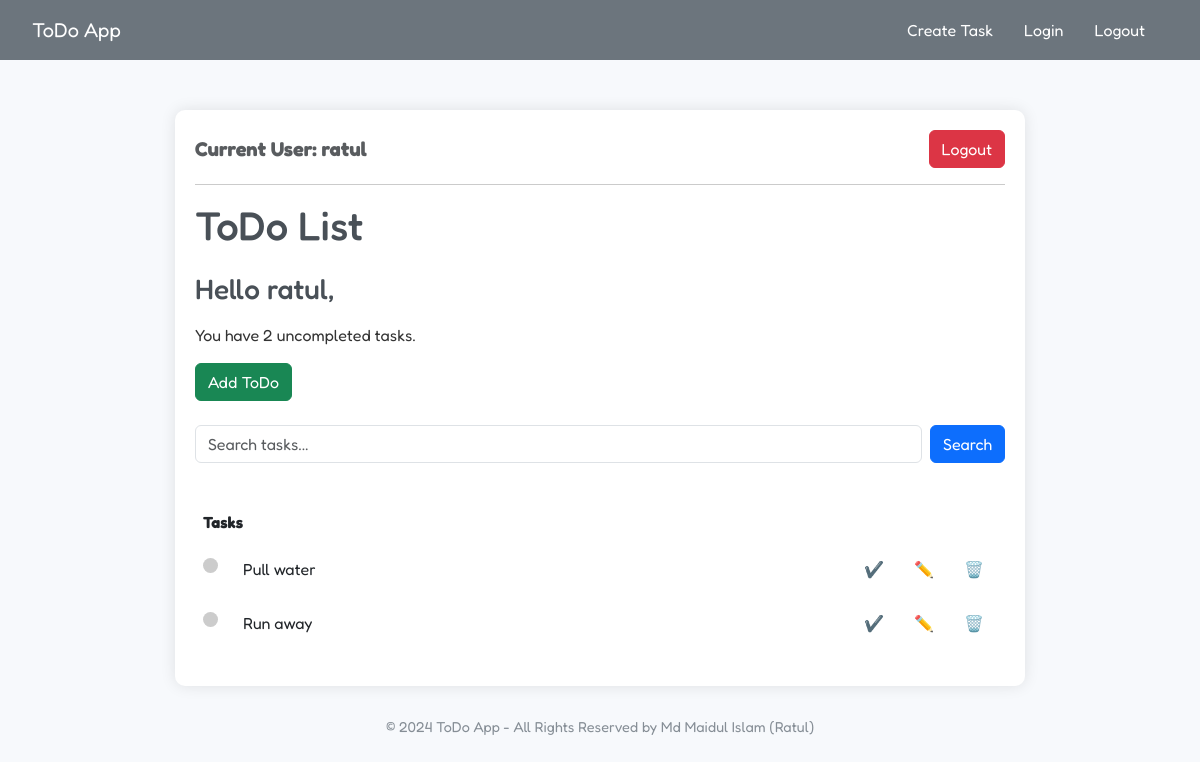
Screenshot of / (signed in) with the database file from the repository.
### base/models.py (models this page shows, shortened)
class Task(models.Model):
    user = models.ForeignKey(User, on_delete=models.CASCADE, null=True, blank=True)
    title = models.CharField(max_length=200)
    description = models.TextField(null=True, blank=True)
    complete = models.BooleanField(default=False)
    create = models.DateTimeField(auto_now_add=True)
    class Meta:
        ordering = ['complete']

### base/views.py (the view)
# urls.py: path("", TaskList.as_view(), name="tasklist"),
class TaskList(LoginRequiredMixin, ListView):
    model = Task
    context_object_name = 'tasklist'
    template_name = 'base/task_list.html'
    def get_context_data(self, **kwargs):
        context = super().get_context_data(**kwargs)
        context['tasklist'] = context['tasklist'].filter(user=self.request.user)
        context['count'] = context['tasklist'].filter(complete=False).count()
        search_input = self.request.GET.get('search-area') or ''
        if search_input:
            context['tasklist'] = context['tasklist'].filter(title__startswith=search_input)
        context['search_input'] = search_input
        return context

### base/templates/base/task_list.html (shortened to what this page needs)
{% extends 'base/main.html' %}
{% block content %}
    <div>
        {% if request.user.is_authenticated %}
            <div class="d-flex justify-content-between align-items-center mb-3">
                <p class="fw-bold fs-5 text-muted mb-0">Current User: {{ request.user }}</p>
                <form method="POST" action="{% url 'logout' %}" class="d-inline">
                    <button type="submit" class="btn btn-danger">Logout</button>
                </form>
            </div>
        {% else %}
            <a href="{% url 'login' %}" class="btn btn-primary">Login</a>
        {% endif %}
        <hr>
        <h1 class="mb-4">ToDo List</h1>
        <h3>Hello {{ request.user.username }},</h3>
        <p class="mt-3">You have {{ count }} uncompleted task{% if incomplete_tasks_count != 1 %}s{% endif %}.</p>
        <h3><a href="{% url 'taskcreate' %}" class="btn btn-success mb-3">Add ToDo</a></h3>
        <form method="GET" class="d-flex mb-4">
            <input type="text" name="search-area" class="form-control me-2" value="{{ search_input }}" placeholder="Search tasks...">
            <button type="submit" class="btn btn-primary h-100">Search</button>
        </form>
        <div class="table-responsive" style="max-height: 60vh; overflow-y: auto;">
            <table class="table table-borderless table-hover">
                <thead>
                    <tr>
                        <th>Tasks</th>
                        <th></th>
                    </tr>
                </thead>
                <tbody>
                {% for task in tasklist %}
                <tr>
                    <td>
                        <span class="rounded-circle me-2" style="width: 15px; height: 15px; display: inline-block; background-color: {% if task.complete %}#28a745{% else %}#cccccc{% endif %};"></span>
                        <a href="{% url 'taskdetail' task.id %}" class="btn">
                            <span class="{% if task.complete %}text-decoration-line-through{% endif %}">
                                {{ task.title }}
                            </span>
                        </a>
                    </td>
                    <td align="right" style="white-space: nowrap;">
                        {% if task.complete %}
                        <a href="{% url 'toggle_task_complete' task.id %}" class="btn">&#10060;</a>
                        {% else %}
                        <a href="{% url 'toggle_task_complete' task.id %}" class="btn">✔️</a>
                        {% endif %}
                        <a href="{% url 'taskupdate' task.id %}" class="btn">✏️</a>
                        <a href="{% url 'taskdelete' task.id %}" class="btn">🗑️</a>
                    </td>
                </tr>
                {% empty %}
                    <tr>
                        <td colspan="2" class="text-center">No tasks found.</td>
                    </tr>
                {% endfor %}
                </tbody>
            </table>
        </div>
    </div>
{% endblock content %}

### base/templates/base/main.html (style rules this page uses)
body { background-color: #f7f9fc; font-family: "Fredoka", sans-serif; color: #333; }
h1, h2, h3 { color: #495057; }
button, input[type="submit"] { background-color: #007bff; color: white; border-radius: 5px; padding: 10px 20px; border: none; }
input, textarea { border: 1px solid #ced4da; padding: 10px; width: 100%; border-radius: 5px; margin-bottom: 15px; }

### rows the page displays
Task: complete False (drawn), title "Pull water"
Task: complete False (drawn), title "Run away"

### other values shown
{{ request.user }} "ratul"
{{ request.user.username }} "ratul"
{{ count }} "2"
